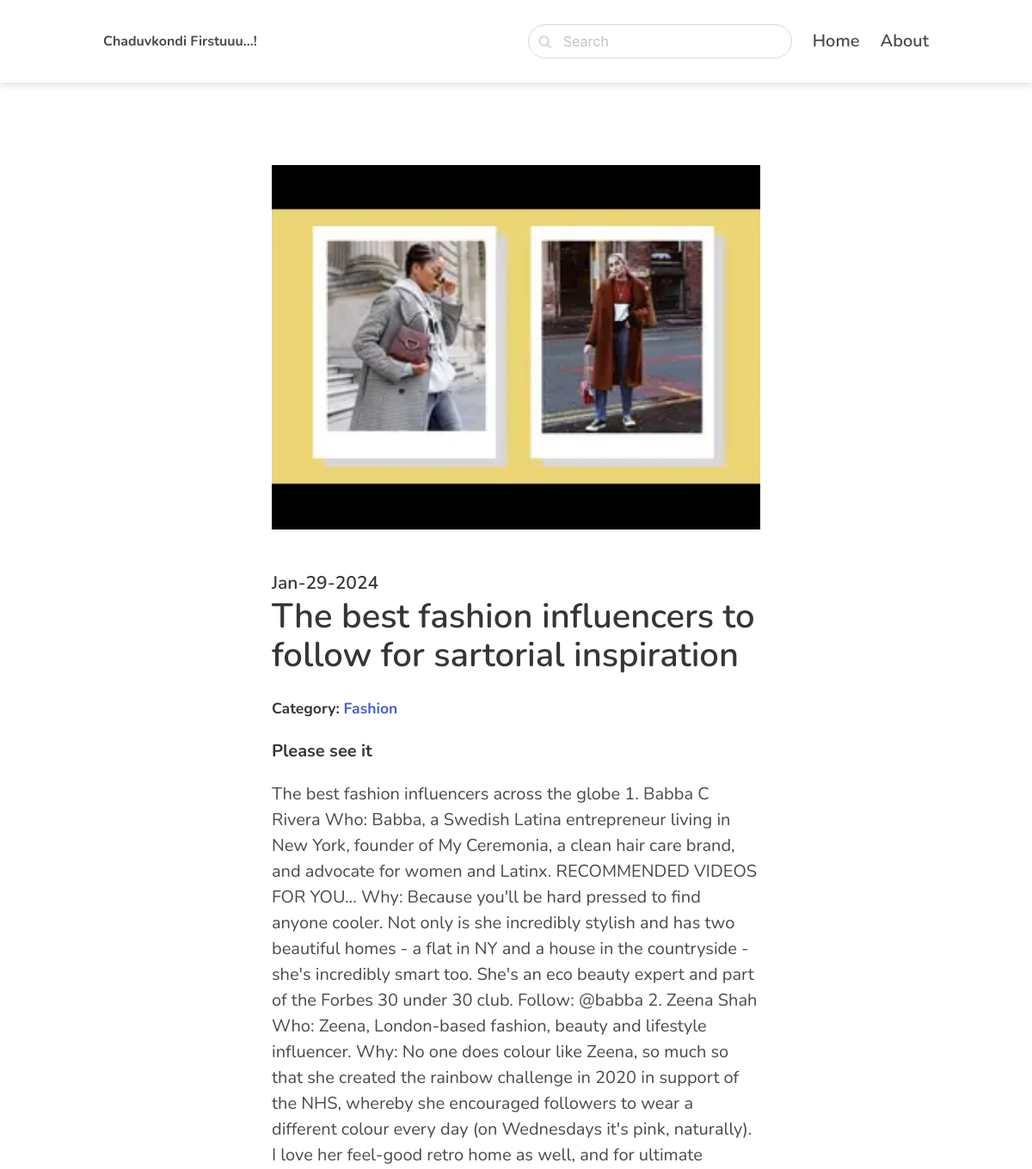
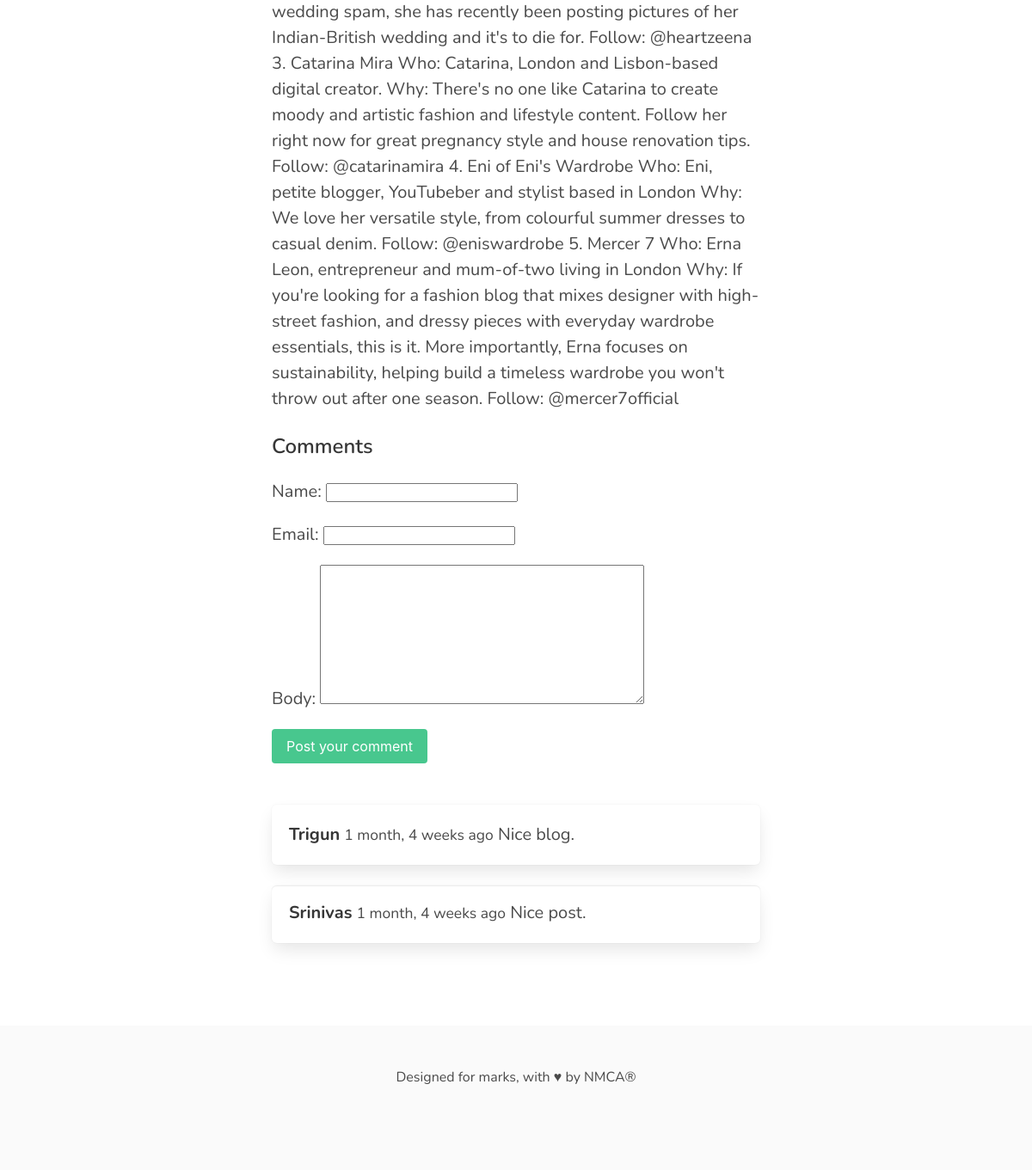
/fashion/the-best-fashion-influencers-to-follow-for-sartori/, run on the app's committed database (2 pictures, top to bottom).
### blog/models.py (models this page shows, shortened)
class Post(models.Model):
     ACTIVE = 'active'
     DRAFT = 'draft'
     CHOICES_STATUS = (
          (ACTIVE, 'Active'),
          (DRAFT, 'Draft')
     )
     category = models.ForeignKey(Category, related_name='posts', on_delete=models.CASCADE)
     title = models.CharField(max_length=255)
     slug = models.SlugField()
     intro = models.TextField()
     body = RichTextField()
     created_at = models.DateTimeField(auto_now_add=True)
     status = models.CharField(max_length=10, choices = CHOICES_STATUS, default=ACTIVE)
     image = models.ImageField(upload_to='uploads/', blank=True, null=True)
     class Meta:
          ordering = ('-created_at',)

class Category(models.Model):
     title = models.CharField(max_length=255)
     slug = models.SlugField()
     class Meta:
          verbose_name_plural = 'Categories'
          ordering = ('title',)
     def __str__(self):
          return self.title

class Comment(models.Model):
     post = models.ForeignKey(Post, related_name='comments', on_delete=models.CASCADE)
     name = models.CharField(max_length=255)
     email = models.EmailField()
     body = models.TextField()
     created_at = models.DateTimeField(auto_now_add=True)

### blog/views.py (the view)
# urls.py: path('<slug:category_slug>/<slug:slug>/', views.detail, name='post_detail'),
def detail(request, category_slug, slug):
    post = get_object_or_404(Post, slug=slug, status=Post.ACTIVE)
    if request.method == 'POST':
        form = CommentForm(request.POST)
        if form.is_valid():
            comment = form.save(commit=False)
            comment.post = post
            comment.save()
            return redirect('post_detail', category_slug, slug)
    else:
        form = CommentForm()
    return render(request, 'blog/detail.html', {'post': post, 'form': form})

### blog/forms.py
class CommentForm(forms.ModelForm):
    class Meta:
        model = Comment
        fields = ('name', 'email', 'body')

### blog/templates/blog/detail.html (shortened to what this page needs)
{% extends 'core/base.html' %}
{% block content %}
  <section class="hero ">
    <div class="hero-body">
      <div class="container">
        <div class="columns">
          <div class="column is-8 is-offset-2">
            {% if post.image %}
              <figure class="image mb-6">
                <img src="{{ post.image.url }}" alt="blog image">
              </figure>
            {% endif %}
            <div class="content is-medium">
              <h2 class="subtitle is-4"><small>{{ post.created_at|date:'M-d-Y' }}</small></h2>
              <h1 class="title">{{ post.title }}</h1>
              <p><small><strong>Category: <a href="{% url 'category_detail' post.category.slug  %}">{{ post.category }} </a></strong></small></p>
              <p><strong>{{ post.intro }}</strong></p>
              <p> {{ post.body|safe }} </p>
              <h2 class="subtitle is-4">Comments</h2>
              <form method="post" class="mb-6">
                {{ form.as_p }}
                <div class="field">
                  <div class="control">
                    <button class="button is-success">Post your comment</button>
                  </div>
                </div>
              </form>
              {% for comment in post.comments.all %}
                <article class="media box">
                  <div class="media-content">
                    <strong>{{ comment.name }}</strong> <small>{{ comment.created_at|timesince }} ago</small>
                    {{ comment.body }}
                  </div>
                </article>
              {% endfor %}
            </div>
          </div>
        </div>
      </div>
    </div>
  </section>
{% endblock %}

### core/templates/core/base.html (style rules this page uses)
body { font-family: 'Nunito', sans-serif; margin: 0; padding: 0; }

### data on the page
Post: image (picture), created_at "Jan-29-2024", title "The best fashion influencers to follow for sartorial inspiration", category "Fashion", intro "Please see it", body "The best fashion influencers across the globe 1. Babba C Rivera Who: Babba, a Swedish Latina entrepreneur living in New York, founder of My Ceremonia, a clean hair care brand, and advocate for women and Latinx. RECOMMENDED VIDEOS FOR YOU... Why: Because you'll be hard pressed to find anyone cooler. Not only is she incredibly stylish and has two beautiful homes - a flat in NY and a house in the countryside - she's incredibly smart too. She's an eco beauty expert and part of the Forbes 30 under 30 club. Follow: @babba 2. Zeena Shah Who: Zeena, London-based fashion, beauty and lifestyle influencer. Why: No one does colour like Zeena, so much so that she created the rainbow challenge in 2020 in…"
Comment: name "Trigun", created_at "1 month, 4 weeks", body "Nice blog."
Comment: name "Srinivas", created_at "1 month, 4 weeks", body "Nice post."
